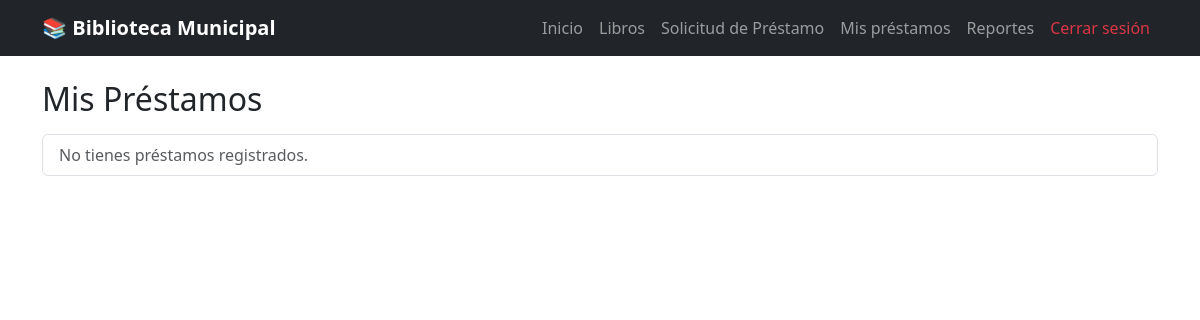
Before: /mis-prestamos/ (signed in) with the older database file.
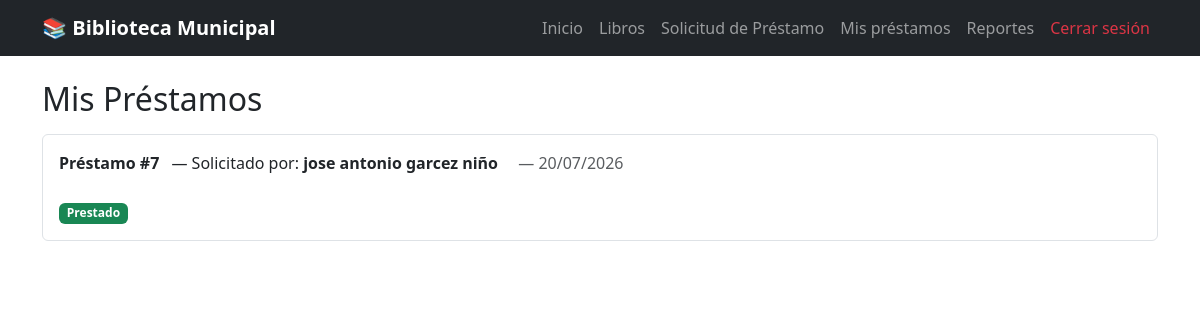
After: the same page with the newer database file.
### pedidos/models.py (models this page shows, shortened)
class Prestamo(models.Model):
    ESTADOS = [
        ('Prestado','Prestado'),
        ('Devuelto','Devuelto'),
        ('Retrasado','Retrasado'),
    ]
    estudiante = models.ForeignKey(
        User,
        on_delete=models.CASCADE
    )
    libros = models.ManyToManyField(
        Libro,
        through='DetallePrestamo'
    )
    fecha_prestamo = models.DateField(
        auto_now_add=True
    )
    fecha_devolucion = models.DateField()
    estado = models.CharField(
        max_length=20,
        choices=ESTADOS,
        default="Prestado"
    )

### pedidos/views.py (the view)
@login_required
def mis_prestamos(request):
    if request.user.is_staff or request.user.is_superuser:
        prestamos = Prestamo.objects.none()
    else:
        prestamos = Prestamo.objects.filter(
            estudiante=request.user
        ).order_by("-id")
    return render(
        request,
        "prestamos/mis_prestamos.html",
        {
            "prestamos": prestamos
        }
    )

### pedidos/templates/prestamos/mis_prestamos.html
{% extends 'base.html' %}
{% block content %}
<h2>Mis Préstamos</h2>
<div class="list-group mt-3">
    {% for prestamo in prestamos %}
    <a href="#" class="list-group-item list-group-item-action py-3">
        <strong>Préstamo #{{ prestamo.id }}</strong>
        <span class="ms-2 text-dark">
            — Solicitado por: <strong>{{ prestamo.estudiante.get_full_name|default:prestamo.estudiante.username }}</strong>
        </span>
        <span class="text-muted ms-3">
            — {{ prestamo.fecha_prestamo|date:"d/m/Y" }}
        </span>
        <br><br>
        <span class="badge bg-success">
            {{ prestamo.estado }}
        </span>
    </a>
    {% empty %}
    <div class="list-group-item text-muted">
        No tienes préstamos registrados.
    </div>
    {% endfor %}
</div>
{% endblock %}

Changed rows visible on the page:
added Prestamo: id "7", estudiante.get_full_name "jose antonio garcez niño", fecha_prestamo "20/07/2026", estado "Prestado"
Other visible differences:
text no longer shown: "No tienes préstamos registrados."
